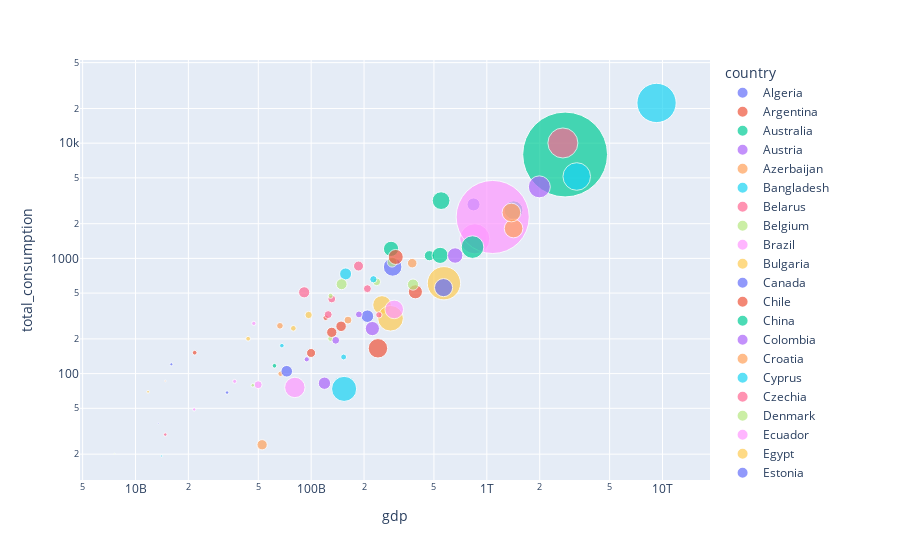

Notebook code cell kept with this figure:
### Code cell
energy_consumption.gapminder(1990)
